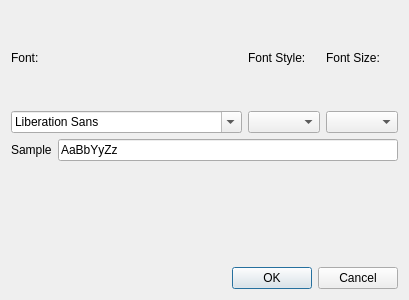
<?xml version="1.0" encoding="UTF-8"?>
<ui version="4.0">
 <class>FontDialog</class>
 <widget class="QDialog" name="FontDialog">
  <property name="geometry">
   <rect>
    <x>0</x>
    <y>0</y>
    <width>400</width>
    <height>300</height>
   </rect>
  </property>
  <property name="windowTitle">
   <string>Dialog</string>
  </property>
  <layout class="QVBoxLayout" name="verticalLayout_4">
   <item>
    <layout class="QHBoxLayout" name="horizontalLayout">
     <item>
      <layout class="QVBoxLayout" name="verticalLayout">
       <item>
        <widget class="QLabel" name="label_font">
         <property name="text">
          <string>Font:</string>
         </property>
        </widget>
       </item>
       <item>
        <widget class="QFontComboBox" name="fontComboBox"/>
       </item>
      </layout>
     </item>
     <item>
      <layout class="QVBoxLayout" name="verticalLayout_2">
       <item>
        <widget class="QLabel" name="label_style">
         <property name="text">
          <string>Font Style:</string>
         </property>
        </widget>
       </item>
       <item>
        <widget class="QComboBox" name="comboBox_style"/>
       </item>
      </layout>
     </item>
     <item>
      <layout class="QVBoxLayout" name="verticalLayout_3">
       <item>
        <widget class="QLabel" name="label_size">
         <property name="text">
          <string>Font Size:</string>
         </property>
        </widget>
       </item>
       <item>
        <widget class="QComboBox" name="comboBox_size"/>
       </item>
      </layout>
     </item>
    </layout>
   </item>
   <item>
    <layout class="QFormLayout" name="formLayout">
     <item row="0" column="0">
      <widget class="QLabel" name="label_sample">
       <property name="text">
        <string>Sample</string>
       </property>
      </widget>
     </item>
     <item row="0" column="1">
      <widget class="QLineEdit" name="lineEdit_sample">
       <property name="text">
        <string>AaBbYyZz</string>
       </property>
      </widget>
     </item>
    </layout>
   </item>
   <item>
    <widget class="QDialogButtonBox" name="buttonBox">
     <property name="orientation">
      <enum>Qt::Horizontal</enum>
     </property>
     <property name="standardButtons">
      <set>QDialogButtonBox::Cancel|QDialogButtonBox::Ok</set>
     </property>
    </widget>
   </item>
  </layout>
 </widget>
 <resources/>
 <connections>
  <connection>
   <sender>buttonBox</sender>
   <signal>accepted()</signal>
   <receiver>FontDialog</receiver>
   <slot>accept()</slot>
   <hints>
    <hint type="sourcelabel">
     <x>248</x>
     <y>254</y>
    </hint>
    <hint type="destinationlabel">
     <x>157</x>
     <y>274</y>
    </hint>
   </hints>
  </connection>
  <connection>
   <sender>buttonBox</sender>
   <signal>rejected()</signal>
   <receiver>FontDialog</receiver>
   <slot>reject()</slot>
   <hints>
    <hint type="sourcelabel">
     <x>316</x>
     <y>260</y>
    </hint>
    <hint type="destinationlabel">
     <x>286</x>
     <y>274</y>
    </hint>
   </hints>
  </connection>
 </connections>
</ui>
